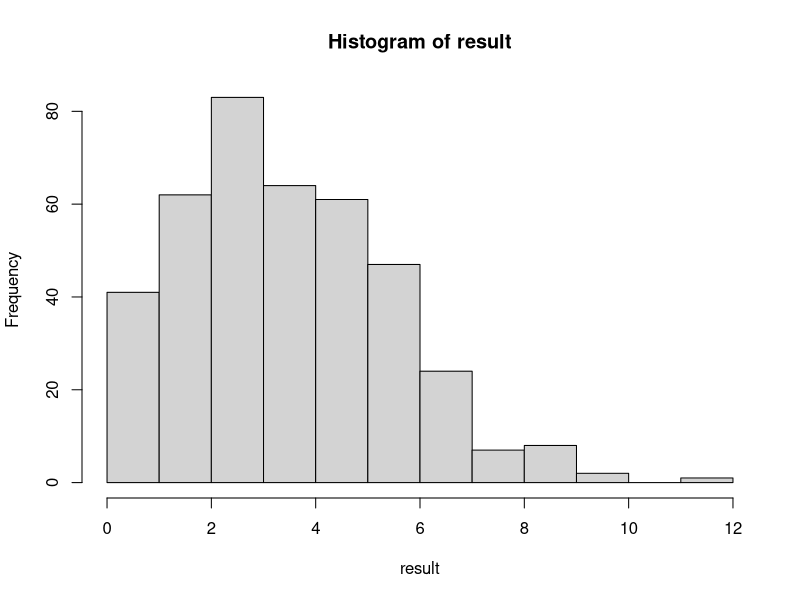
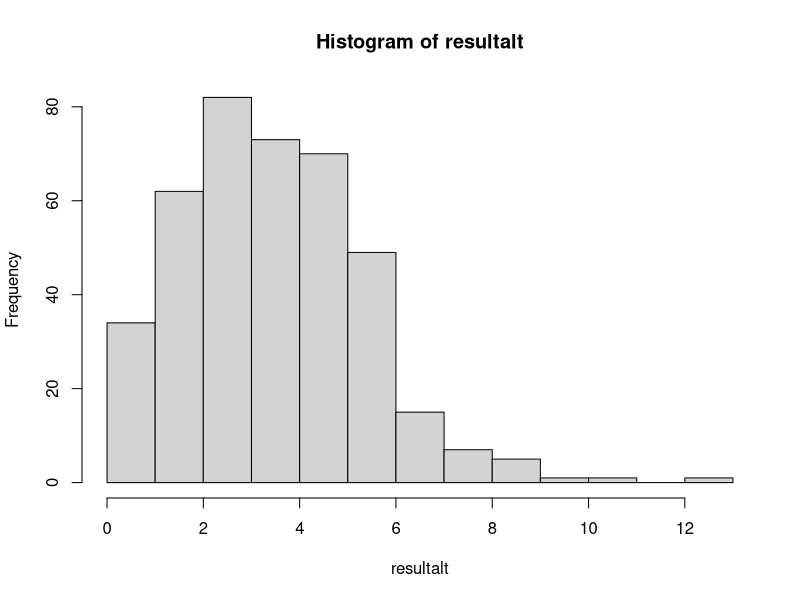
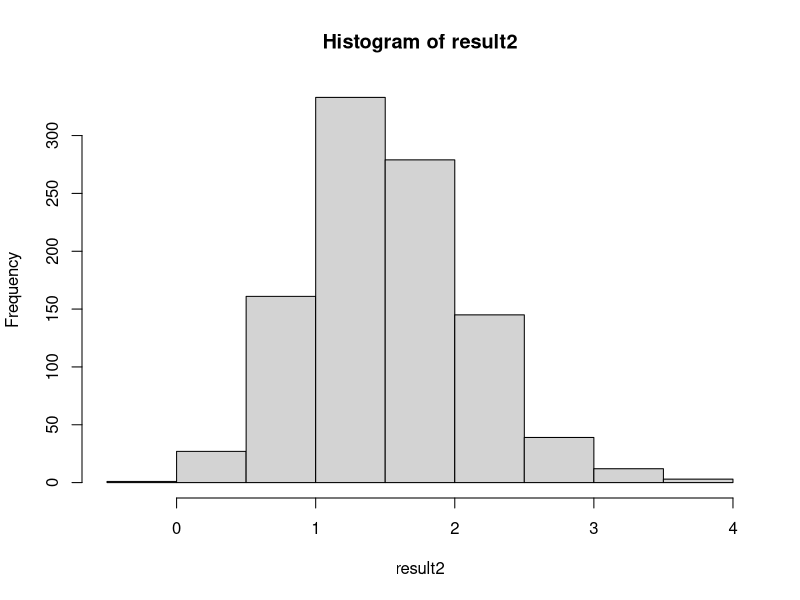
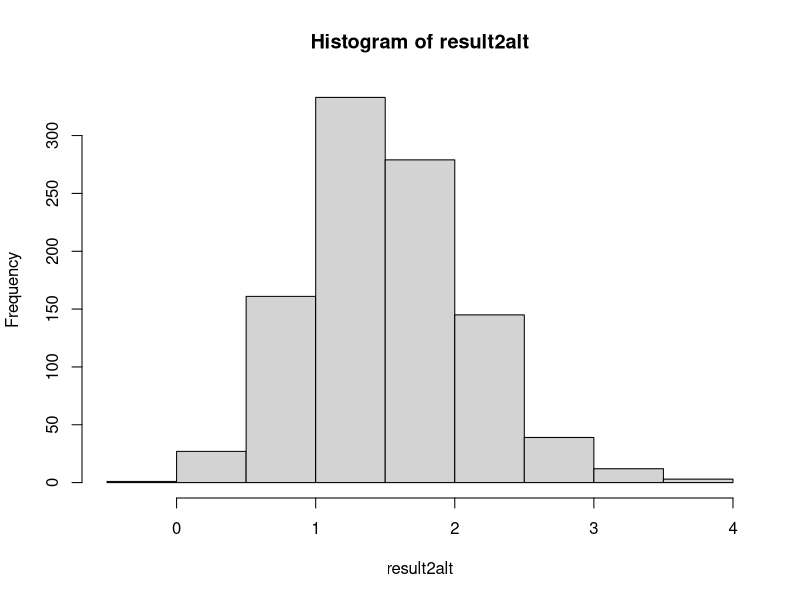

These charts were generated, in order, by the following R code:
## ---- chunk 1
library(parallel)
library(microbenchmark)
## ---- chunk 2

fun1 <- function(n = 100, k = 4, lambda = 4) {
  x <- NULL
  
  for (i in 1:n){
    x <- rbind(x, rpois(k, lambda))    
  }
  
  return(x)
}
result <- fun1()
#print(result)



fun1alt <- function(n = 100, k = 4, lambda = 4) {
  x <- matrix(rpois(n * k, lambda), nrow = n, ncol = k)
  return(x)
}
resultalt <-fun1alt()
#print(resultalt)
## ---- chunk 3
microbenchmark::microbenchmark(
  fun1(),
  fun1alt()
)

dim(result)
dim(resultalt)
mean(result[1:100,])
mean(resultalt[1:100,])

hist(result)
hist(resultalt)
## ---- chunk 4
library(matrixStats)
set.seed(1234)
x <- matrix(rnorm(1e4), nrow=10)

# Find each column's max value
fun2 <- function(x) {
  apply(x, 2, max)
}
result2 <- fun2(x)

fun2alt <- function(x) {
  max_val <- colMaxs(x)
}
result2alt <- fun2alt(x)

## ---- chunk 5
microbenchmark::microbenchmark(
  fun2(x),
  fun2alt(x)
)


dim(result2)
dim(result2alt)


hist(result2)
hist(result2alt)
## ---- chunk 6

my_boot <- function(dat, stat, R, ncpus = 1L) {
  

  n <- nrow(dat)
  idx <- matrix(sample.int(n, n*R, TRUE), nrow=n, ncol=R)

  ans <- mclapply(1:1L,
                  function(i) {
    stat(dat[idx[,i], , drop=FALSE])
  }, mc.cores=1L)
    
  ans <- do.call(rbind, ans)

  return(ans)
}


## ---- chunk 7
# Bootstrap of an OLS
my_stat <- function(d) coef(lm(y ~ x, data=d))

# DATA SIM
set.seed(1)
n <- 500; R <- 1e4

x <- cbind(rnorm(n)); y <- x*5 + rnorm(n)

# Checking if we get something similar as lm
ans0 <- confint(lm(y~x))
ans1 <- my_boot(dat = data.frame(x, y), stat = my_stat, R = R, ncpus = 2L)

t(apply(ans1, 2, quantile, c(.025,.975)))
ans0


# You should get something like this for t(apply

##                   2.5%      97.5%
## (Intercept) -0.1372435 0.05074397
## x            4.8680977 5.04539763

#look like this for ans0
##                  2.5 %     97.5 %
## (Intercept) -0.1379033 0.04797344
## x            4.8650100 5.04883353
## ---- chunk 8
system.time(my_boot(dat = data.frame(x, y), my_stat, R = 4000, ncpus = 1L))
system.time(my_boot(dat = data.frame(x, y), my_stat, R = 4000, ncpus = 2L))

